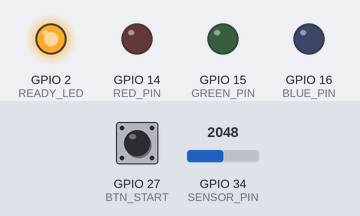
Recording of a sketch running on a simulated ESP32. Parts: output pins drawn as LEDs (lit = HIGH). Dashed ring = blinking. The test bench sets the inputs (shaded band); at power-on: GPIO 27 (BTN_START) HIGH, GPIO 34 (SENSOR_PIN) = 2048. Nothing arrives over Bluetooth unless stated; what the sketch prints to the serial monitor is not drawn.

Above: at 1.2 s.
1.3 s: GPIO 27 (BTN_START) pulled LOW for 0.15 s
At 1.9 s:
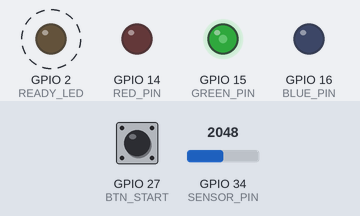
Timing chart, 0 to 5.3 s (numbered marks = the images above; inputs shaded):
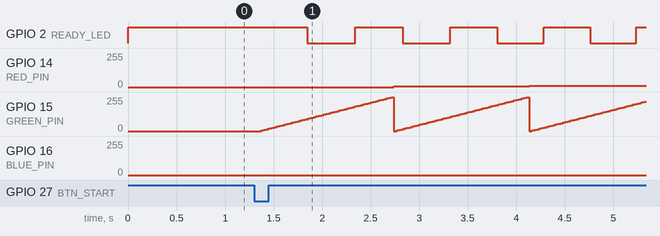

Measured:
- after the input at 1.3 s, GPIO 2 (READY_LED): alternates HIGH for 0.48 s and LOW for 0.48 s, starting after 0.55 s; GPIO 14 (RED_PIN): 0/255 → 5/255 after 1.4 s, → 10/255 1.4 s later; GPIO 15 (GREEN_PIN): ramps from 0/255 to 255/255 and jumps back, once every 1.4 s

The sketch:

kinetic-eye23.ino
```cpp
/*
 * PROJECT: Kinetic Eye - Spectralmeter
 * MODULE: Dynamic Progress Tempo
 * FILE: __FILE__
 * DATE: __DATE__
 * TIME: __TIME__
 */

#include "BluetoothSerial.h"

// ESP32 Dev-Kit Pin Assignments
#define RED_PIN    14
#define GREEN_PIN  15
#define BLUE_PIN   16
#define READY_LED  2
#define BTN_START  27
#define SENSOR_PIN 34

BluetoothSerial SerialBT;

struct DataPoint {
  uint8_t r;
  uint8_t g;
  uint8_t b;
  uint16_t val;
};

unsigned long lastFlashTime = 0;
bool ledState = false;

void setup() {
  Serial.begin(115200);

  Serial.println(F("--- PROJECT: Kinetic Eye ---"));
  Serial.print(F("FILE: ")); Serial.println(__FILE__);
  Serial.print(F("DATE: ")); Serial.println(__DATE__);
  Serial.print(F("TIME: ")); Serial.println(__TIME__);

  pinMode(RED_PIN, OUTPUT);
  pinMode(GREEN_PIN, OUTPUT);
  pinMode(BLUE_PIN, OUTPUT);
  pinMode(READY_LED, OUTPUT);
  pinMode(BTN_START, INPUT_PULLUP);

  digitalWrite(READY_LED, HIGH);

  SerialBT.begin("Kinetic-Eye");
  Serial.println(F("STATUS: Binary Profiler Ready."));
}

void runSpectralScan() {
  SerialBT.write((uint8_t*)"START", 5);
  DataPoint point;

  // 52 steps per channel (0, 5, ... 255) = 140,608 total points
  const long totalSteps = 140608;
  long currentStep = 0;

  for (int r = 0; r <= 255; r += 5) {
    for (int g = 0; g <= 255; g += 5) {
      for (int b = 0; b <= 255; b += 5) {

        analogWrite(RED_PIN, r);
        analogWrite(GREEN_PIN, g);
        analogWrite(BLUE_PIN, b);

        delayMicroseconds(20);

        point.r = (uint8_t)r;
        point.g = (uint8_t)g;
        point.b = (uint8_t)b;
        point.val = (uint16_t)analogRead(SENSOR_PIN);

        SerialBT.write((uint8_t*)&point, sizeof(point));

        currentStep++;

        /* * DYNAMIC TEMPO LOGIC
         * We map the progress of the scan to the delay between LED toggles.
         * Early scan: 500ms (Slow heartbeat)
         * Late scan: 20ms (Frantic blur)
         */
        int currentDelay = map(currentStep, 0, totalSteps, 500, 20);

        if (millis() - lastFlashTime >= currentDelay) {
          ledState = !ledState;
          digitalWrite(READY_LED, ledState);
          lastFlashTime = millis();
        }
      }
    }
  }

  // Reset to steady-state "Ready"
  analogWrite(RED_PIN, 0);
  analogWrite(GREEN_PIN, 0);
  analogWrite(BLUE_PIN, 0);
  digitalWrite(READY_LED, HIGH);
  SerialBT.write((uint8_t*)"END__", 5);
}

void loop() {
  if (digitalRead(BTN_START) == LOW) {
    delay(50);
    runSpectralScan();
    while(digitalRead(BTN_START) == LOW) { delay(10); }
  }
}
```
